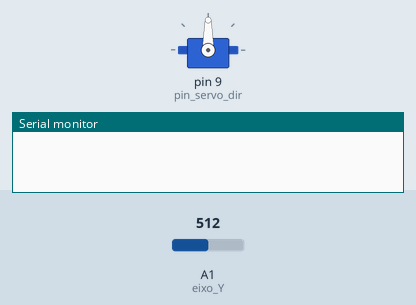
The sketch below on a simulated Arduino Uno, built with avr-gcc and run on an emulated ATmega328P. Parts: servo, the last lines printed to the serial monitor. The test bench sets the inputs (shaded band); at power-on: A1 (eixo_Y) = 512.

Above: at 1.2 s.
1.3 s: A1 (eixo_Y) set to 0
At 2.0 s:
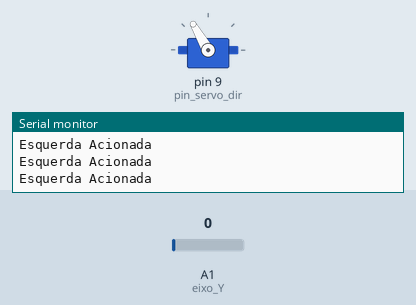
2.9 s: A1 (eixo_Y) set to 1023
At 3.3 s:
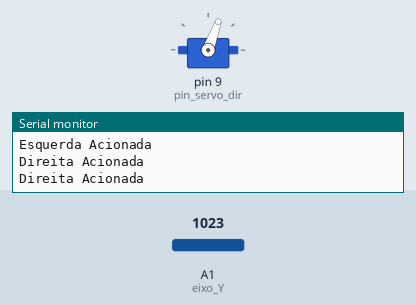
4.5 s: A1 (eixo_Y) set to 1011
At 5.8 s:
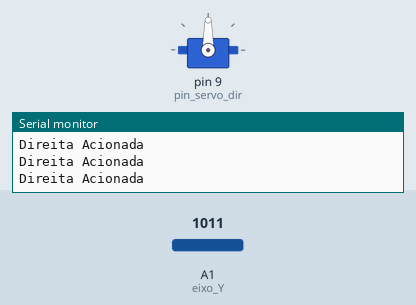
Timing chart, 0 to 7.5 s (numbered marks = the images above; inputs shaded):
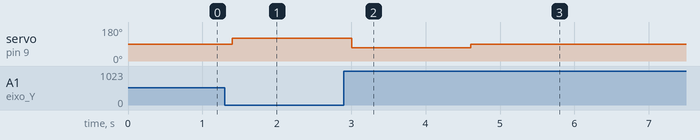

Measured:
- the behaviour switches between 1023 and 1022 on A1 (eixo_Y) (found by bisection; images 2 and 3)
- after the input at 1.3 s, servo on pin 9 (pin_servo_dir): 90° → 120° after 0.10 s
- after the input at 2.9 s, servo on pin 9 (pin_servo_dir): 120° → 70° after 0.11 s
- after the input at 4.5 s, servo on pin 9 (pin_servo_dir): 70° → 90° after 0.11 s

The sketch:

Controle_Remoto_Carrinho.ino
```cpp
// Joystick demonstração de controle
#include <Servo.h>

// Declaração dos Pinos
const int pin_servo_dir = 9;

// JoyStick Declaração
int eixo_X = A0;
int eixo_Y = A1;
int botao  = 2;

// Declaração de Componentes
Servo servoDirecao;

void setup() {
  // Area de Display para Testes
  Serial.begin(9600);
  servoDirecao.attach(pin_servo_dir);
  servoDirecao.write(90);
  pinMode(botao, INPUT_PULLUP);
}

void loop() {

  if(analogRead(eixo_Y) == 1023) {
    Serial.println("Direita Acionada");
    servoDirecao.write(70);
  }else{
    if(analogRead(eixo_Y) == 0){
    Serial.println("Esquerda Acionada");
     servoDirecao.write(120);
    }else{
     servoDirecao.write(90);
  }
  }

  delay(200);


}
```
